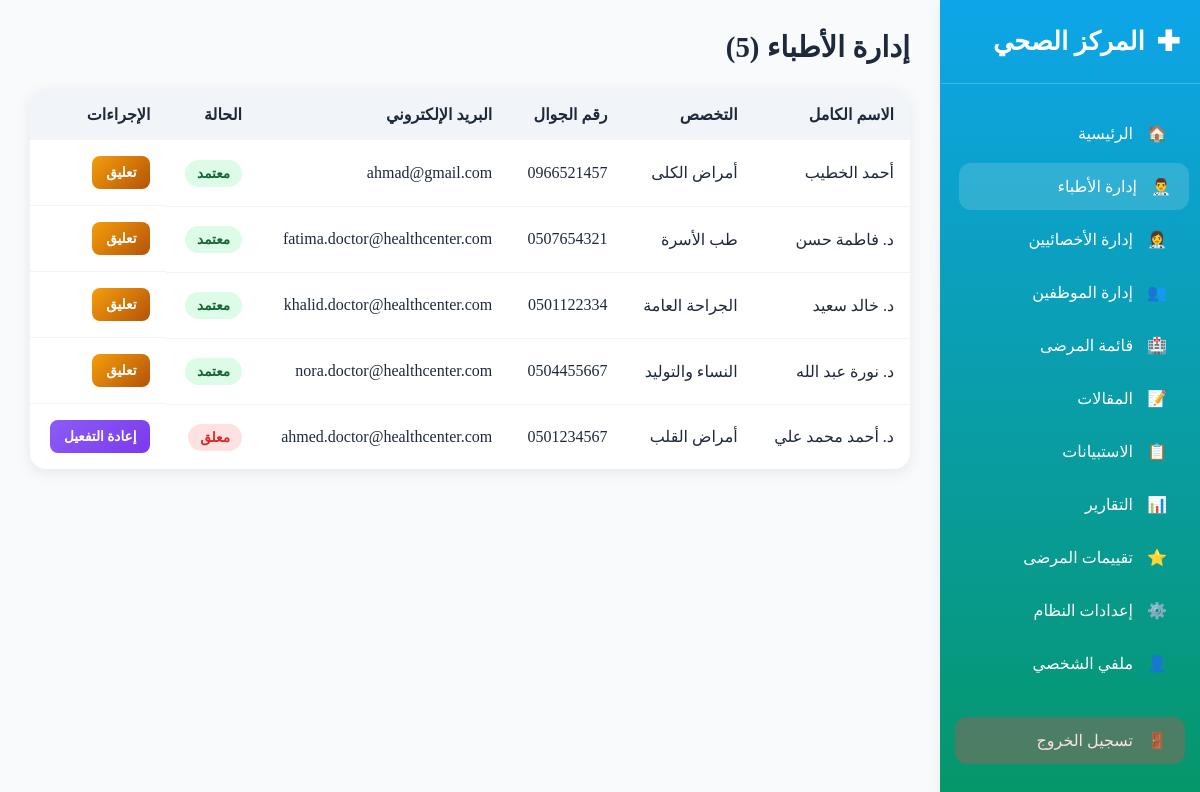
/admin/doctors.php (signed in), run on the app's committed database.
### tables this page shows
CREATE TABLE `doctors` (
  `id` int NOT NULL,
  `full_name` varchar(100) NOT NULL,
  `email` varchar(100) NOT NULL,
  `phone` varchar(20) DEFAULT NULL,
  `specialization` varchar(100) DEFAULT NULL,
  `license_number` varchar(50) NOT NULL,
  `status` enum('pending','approved','rejected','suspended') DEFAULT 'pending',
  `gender` enum('male','female') NOT NULL,
  `created_at` timestamp NOT NULL DEFAULT CURRENT_TIMESTAMP,
  `updated_at` timestamp NOT NULL DEFAULT CURRENT_TIMESTAMP ON UPDATE CURRENT_TIMESTAMP
);

### admin/doctors.php (the view, shortened to what this page needs)
<?php
$database = new Database();
$conn = $database->getConnection();
$stmt = $conn->query("SELECT id, full_name, email, phone, specialization, status FROM doctors ORDER BY created_at DESC");
$doctors = $stmt->fetchAll(PDO::FETCH_ASSOC);
?>
<!DOCTYPE html>
<html lang="ar" dir="rtl">
<head>
    <?php include 'includes/sidebar.php'; ?>
</head>
<body>
    <div class="main-content">
        <div class="page-header">
            <h1 class="page-title">إدارة الأطباء (<?= count($doctors) ?>)</h1>
        </div>
        <?php if (count($doctors) > 0): ?>
        <table class="doctors-table">
            <thead>
                <tr>
                    <th>الاسم الكامل</th>
                    <th>التخصص</th>
                    <th>رقم الجوال</th>
                    <th>البريد الإلكتروني</th>
                    <th>الحالة</th>
                    <th>الإجراءات</th>
                </tr>
            </thead>
            <tbody>
                <?php foreach ($doctors as $doc): ?>
                <tr>
                    <td><?= htmlspecialchars($doc['full_name']) ?></td>
                    <td><?= htmlspecialchars($doc['specialization']) ?></td>
                    <td><?= htmlspecialchars($doc['phone'] ?? 'غير متوفر') ?></td>
                    <td><?= htmlspecialchars($doc['email']) ?></td>
                    <td>
                        <span class="status status-<?= $doc['status'] ?>"><?=
                            match($doc['status']) {
                                'pending' => 'بانتظار الموافقة',
                                'approved' => 'معتمد',
                                'rejected' => 'مرفوض',
                                'suspended' => 'معلق',
                                default => 'غير معروف'
                            }
                        ?></span>
                    </td>
                    <td class="actions">
                        <?php if ($doc['status'] === 'pending'): ?>
                            <a href="?action=approve&id=<?= $doc['id'] ?>" class="btn-action approve">موافقة</a>
                            <a href="?action=reject&id=<?= $doc['id'] ?>" class="btn-action reject">رفض</a>
                        <?php elseif ($doc['status'] === 'approved'): ?>
                            <a href="?action=suspend&id=<?= $doc['id'] ?>" class="btn-action suspend">تعليق</a>
                        <?php elseif ($doc['status'] === 'suspended'): ?>
                            <a href="?action=reactivate&id=<?= $doc['id'] ?>" class="btn-action reactivate">إعادة التفعيل</a>
                        <?php elseif ($doc['status'] === 'rejected'): ?>
                            <a href="?action=approve&id=<?= $doc['id'] ?>" class="btn-action approve">إعادة الموافقة</a>
                        <?php endif; ?>
                    </td>
                </tr>
                <?php endforeach; ?>
            </tbody>
        </table>
        <?php endif; ?>
    </div>
</body>
</html>

### admin/doctors.php (style rules this page uses)
* { margin: 0; padding: 0; box-sizing: border-box; }
.main-content { margin-right: 260px; padding: 30px; }
.page-header { display: flex; justify-content: space-between; align-items: center; margin-bottom: 25px; flex-wrap: wrap; gap: 15px; }
.page-title { font-size: 1.8rem; font-weight: 700; color: var(--text-color); }
.doctors-table { width: 100%; border-collapse: collapse; background: var(--card-bg); border-radius: 16px; overflow: hidden; box-shadow: 0 4px 15px var(--card-shadow); }
.doctors-table th { background: var(--border-color); padding: 16px; text-align: right; font-weight: 700; color: var(--text-color); }
.doctors-table td { padding: 16px; text-align: right; border-bottom: 1px solid var(--border-color); }
.doctors-table tr:last-child td { border-bottom: none; }
.status { padding: 6px 12px; border-radius: 20px; font-size: 0.85rem; font-weight: 600; }
.status-approved { background: #dcfce7; color: #166534; }
.status-rejected, .status-suspended { background: #fee2e2; color: #dc2626; }
.actions { display: flex; gap: 8px; flex-wrap: wrap; }
.btn-action { padding: 8px 14px; border-radius: 8px; color: white; text-decoration: none; font-size: 0.85rem; font-weight: 600; display: inline-flex; align-items: center; gap: 6px; white-space: nowrap; }
.suspend { background: linear-gradient(135deg, #f59e0b, #b45309); }
.reactivate { background: linear-gradient(135deg, #8b5cf6, #7c3aed); }

### admin/includes/theme_logic.php (style rules this page uses)
:root { --bg-color: #f8fafc; --text-color: #1e293b; --card-bg: white; --card-shadow: rgba(0,0,0,0.08); --header-bg: white; --header-shadow: rgba(0,0,0,0.08); --sidebar-bg: linear-gradient(180deg, #0ea5e9 0%, #059669 100%); --sidebar-text: white; --border-color: #f1f5f9; --muted-text: #64748b; --stat-title-color: #64748b; --toggle-bg: #e2e8f0; --toggle-thumb: white; --department-active: #dcfce7; --department-inactive: #fee2e2; --department-active-text: #166534; --department-inactive-text: #dc2626; }
body { background-color: var(--bg-color); color: var(--text-color); transition: background-color 0.3s ease, color 0.3s ease; }

### data on the page
doctors: full_name "أحمد الخطيب", specialization "أمراض الكلى", phone "0966521457", email "ahmad@gmail.com", status "معتمد"
doctors: full_name "د. فاطمة حسن", specialization "طب الأسرة", phone "0507654321", email "fatima.doctor@healthcenter.com", status "معتمد"
doctors: full_name "د. خالد سعيد", specialization "الجراحة العامة", phone "0501122334", email "khalid.doctor@healthcenter.com", status "معتمد"
doctors: full_name "د. نورة عبد الله", specialization "النساء والتوليد", phone "0504455667", email "nora.doctor@healthcenter.com", status "معتمد"
doctors: full_name "د. أحمد محمد علي", specialization "أمراض القلب", phone "0501234567", email "ahmed.doctor@healthcenter.com", status "معلق"

### other printed values
count($doctors) "5"
